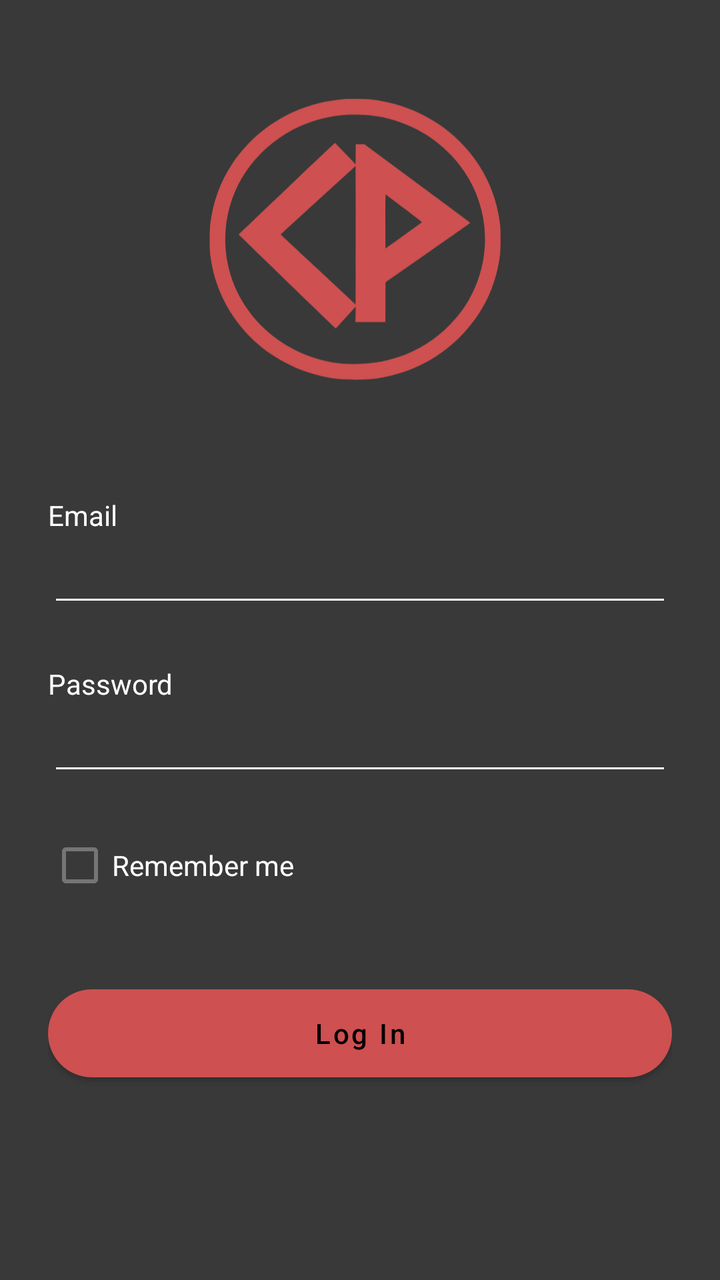
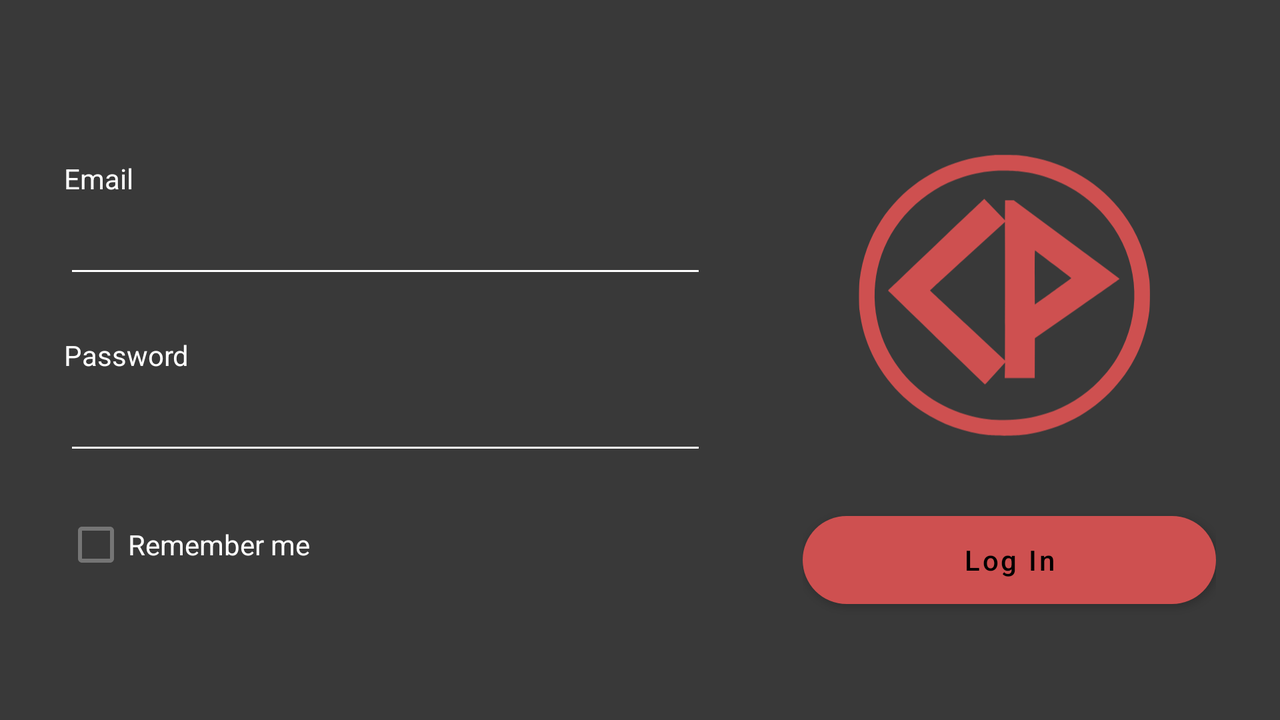

Compare how this app lays out the same screen by default and in its alternative resource folder. The renders come first, then the two layout files and the values they reference.
<!-- AndroidManifest.xml: application theme Theme.Calypso -->
<!-- res/layout/fragment_login.xml -->
<?xml version="1.0" encoding="utf-8"?>
<FrameLayout xmlns:android="http://schemas.android.com/apk/res/android"
    xmlns:app="http://schemas.android.com/apk/res-auto"
    android:layout_width="match_parent"
    android:layout_height="match_parent">

    <ScrollView
        android:fillViewport="true"
        android:background="@color/gray"
        android:padding="24dp"
        android:layout_width="match_parent"
        android:layout_height="match_parent">

        <LinearLayout
            android:orientation="vertical"
            android:layout_width="match_parent"
            android:layout_height="wrap_content">

            <ImageView
                android:id="@+id/imgLogo"
                android:layout_width="200dp"
                android:layout_height="200dp"
                android:contentDescription="@string/calypso_logo"
                android:src="@drawable/logo_calypso"
                android:layout_gravity="center"
                app:tint="@color/calypso_red" />

            
            <TextView
                android:layout_width="wrap_content"
                android:layout_height="wrap_content"
                android:text="Email"
                android:textColor="@android:color/white"
                android:layout_marginTop="24dp" />

            <EditText
                android:id="@+id/etEmail"
                android:layout_width="match_parent"
                android:layout_height="wrap_content"
                android:backgroundTint="@android:color/white"
                android:textColor="@android:color/white"
                android:hint=""
                android:inputType="textEmailAddress" />

            
            <TextView
                android:layout_width="wrap_content"
                android:layout_height="wrap_content"
                android:text="Password"
                android:textColor="@android:color/white"
                android:layout_marginTop="24dp" />

            <LinearLayout
                android:orientation="horizontal"
                android:layout_width="match_parent"
                android:layout_height="wrap_content"
                android:gravity="center_vertical">

                <EditText
                    android:id="@+id/etPassword"
                    android:layout_width="0dp"
                    android:layout_height="wrap_content"
                    android:layout_weight="1"
                    android:backgroundTint="@android:color/white"
                    android:textColor="@android:color/white"
                    android:hint=""
                    android:inputType="textPassword" />

                <ImageButton
                    android:id="@+id/btnTogglePassword"
                    android:layout_width="wrap_content"
                    android:layout_height="wrap_content"
                    android:paddingBottom="20dp"
                    android:src="@drawable/ic_visibility"
                    android:background="?attr/selectableItemBackgroundBorderless"
                    android:contentDescription="Show or hide password"
                    app:tint="@android:color/white" />
            </LinearLayout>

            
            <CheckBox
                android:id="@+id/cbRemember"
                android:layout_width="wrap_content"
                android:layout_height="wrap_content"
                android:text="Remember me"
                android:textColor="@android:color/white"
                android:layout_marginTop="16dp" />

            
            <com.google.android.material.button.MaterialButton
                android:id="@+id/btnLogin"
                style="@style/Widget.MaterialComponents.Button"
                android:layout_width="match_parent"
                android:layout_height="56dp"
                android:layout_marginTop="32dp"
                android:text="Log In"
                android:textAllCaps="false"
                android:textColor="@android:color/black"
                app:backgroundTint="@color/calypso_red"
                app:cornerRadius="28dp" />

        </LinearLayout>
    </ScrollView>

    
    <View
        android:id="@+id/blurOverlay"
        android:layout_width="match_parent"
        android:layout_height="match_parent"
        android:background="@color/gray"
        android:alpha="0.7"
        android:visibility="gone" />

    <ProgressBar
        android:id="@+id/progressOverlay"
        style="@android:style/Widget.Material.ProgressBar.Large"
        android:layout_width="64dp"
        android:layout_height="64dp"
        android:indeterminateTint="@color/calypso_red"
        android:visibility="gone"
        android:layout_gravity="center" />

</FrameLayout>
<!-- resources referenced by this layout -->
<resources>
  <color name="calypso_red">#CE5050</color>
  <color name="gray">#393939</color>
  <!-- drawable logo_calypso: vector/xml drawable (drawable, 2084 chars, omitted) -->
  <string name="calypso_logo">Calypso Logo</string>
  <style name="Theme.Calypso" parent="Theme.MaterialComponents.DayNight.NoActionBar">
          
          <item name="colorPrimary">@color/purple_40</item>
          <item name="colorSecondary">@color/purple_grey_40</item>
          <item name="colorTertiary">@color/pink_40</item>
  
          
          <item name="colorOnPrimary">@color/black</item>
          <item name="colorOnSecondary">@color/black</item>
          <item name="colorOnTertiary">@color/black</item>
  
          
          <item name="colorError">@color/calypso_red</item>
  
          
          <item name="textAppearanceBodyLarge">@style/TextAppearance.Calypso.BodyLarge</item>
      </style>
  <color name="purple_40">#6650A4</color>
  <color name="purple_grey_40">#625B71</color>
  <color name="pink_40">#7D5260</color>
  <color name="black">#121212</color>
  <style name="TextAppearance.Calypso.BodyLarge" parent="TextAppearance.MaterialComponents.Body1">
          <item name="android:fontFamily">sans-serif</item>
          <item name="android:textSize">16sp</item>
          <item name="android:letterSpacing">0</item>
      </style>
</resources>
<!-- res/layout-land/fragment_login.xml (the author's variant of the layout above) -->
<!-- drawn on the phone turned sideways -->
<?xml version="1.0" encoding="utf-8"?>
<FrameLayout xmlns:android="http://schemas.android.com/apk/res/android"
    xmlns:app="http://schemas.android.com/apk/res-auto"
    android:layout_width="match_parent"
    android:layout_height="match_parent">

    <ScrollView
        android:fillViewport="true"
        android:background="@color/gray"
        android:padding="32dp"
        android:layout_width="match_parent"
        android:layout_height="match_parent">

        <LinearLayout
            android:layout_width="match_parent"
            android:layout_height="wrap_content"
            android:orientation="horizontal"
            android:gravity="center_vertical">

            
            <LinearLayout
                android:layout_width="0dp"
                android:layout_height="wrap_content"
                android:layout_weight="1.5"
                android:orientation="vertical"
                android:paddingEnd="24dp">

                
                <TextView
                    android:layout_width="match_parent"
                    android:layout_height="wrap_content"
                    android:text="@string/login_email"
                    android:textColor="@android:color/white"
                    android:layout_marginTop="16dp"
                    android:layout_marginBottom="4dp" />

                <EditText
                    android:id="@+id/etEmail"
                    android:layout_width="match_parent"
                    android:layout_height="wrap_content"
                    android:backgroundTint="@android:color/white"
                    android:textColor="@android:color/white"
                    android:inputType="textEmailAddress" />

                
                <TextView
                    android:layout_width="match_parent"
                    android:layout_height="wrap_content"
                    android:text="@string/login_password"
                    android:textColor="@android:color/white"
                    android:layout_marginTop="24dp"
                    android:layout_marginBottom="4dp" />

                <LinearLayout
                    android:orientation="horizontal"
                    android:layout_width="match_parent"
                    android:layout_height="wrap_content"
                    android:gravity="center_vertical">

                    <EditText
                        android:id="@+id/etPassword"
                        android:layout_width="0dp"
                        android:layout_height="wrap_content"
                        android:layout_weight="1"
                        android:backgroundTint="@android:color/white"
                        android:textColor="@android:color/white"
                        android:inputType="textPassword" />

                    <ImageButton
                        android:id="@+id/btnTogglePassword"
                        android:layout_width="wrap_content"
                        android:layout_height="wrap_content"
                        android:paddingBottom="20dp"
                        android:src="@drawable/ic_visibility"
                        android:background="?attr/selectableItemBackgroundBorderless"
                        android:contentDescription="@string/login_show_or_hide_password"
                        app:tint="@android:color/white" />
                </LinearLayout>

                
                <CheckBox
                    android:id="@+id/cbRemember"
                    android:layout_width="wrap_content"
                    android:layout_height="wrap_content"
                    android:text="@string/login_remember_me"
                    android:textColor="@android:color/white"
                    android:layout_marginTop="16dp" />

            </LinearLayout>

            
            <FrameLayout
                android:layout_width="0dp"
                android:layout_height="match_parent"
                android:layout_weight="1">

                <LinearLayout
                    android:layout_width="match_parent"
                    android:layout_height="wrap_content"
                    android:orientation="vertical"
                    android:layout_gravity="center"
                    android:gravity="center_horizontal"
                    android:paddingStart="24dp">

                    <ImageView
                        android:id="@+id/imgLogo"
                        android:layout_width="200dp"
                        android:layout_height="200dp"
                        android:contentDescription="@string/calypso_logo"
                        android:src="@drawable/logo_calypso"
                        android:layout_gravity="center"
                        app:tint="@color/calypso_red" />

                    <com.google.android.material.button.MaterialButton
                        android:id="@+id/btnLogin"
                        style="@style/Widget.MaterialComponents.Button"
                        android:layout_width="match_parent"
                        android:layout_height="56dp"
                        android:text="@string/login_log_in"
                        android:textAllCaps="false"
                        android:textColor="@android:color/black"
                        app:backgroundTint="@color/calypso_red"
                        app:cornerRadius="28dp"
                        android:layout_gravity="center" />

                </LinearLayout>
            </FrameLayout>
        </LinearLayout>
    </ScrollView>

    
    <View
        android:id="@+id/blurOverlay"
        android:layout_width="match_parent"
        android:layout_height="match_parent"
        android:background="@color/gray"
        android:alpha="0.7"
        android:visibility="gone" />

    <ProgressBar
        android:id="@+id/progressOverlay"
        style="@android:style/Widget.Material.ProgressBar.Large"
        android:layout_width="64dp"
        android:layout_height="64dp"
        android:indeterminateTint="@color/calypso_red"
        android:visibility="gone"
        android:layout_gravity="center" />

</FrameLayout>
<!-- resources referenced by the variant -->
<!-- as the phone turned sideways resolves them -->
<resources>
  <color name="calypso_red">#CE5050</color>
  <color name="gray">#393939</color>
  <!-- drawable logo_calypso: vector/xml drawable (drawable, 2084 chars, omitted) -->
  <string name="calypso_logo">Calypso Logo</string>
  <string name="login_email">Email</string>
  <string name="login_log_in">Log In</string>
  <string name="login_password">Password</string>
  <string name="login_remember_me">Remember me</string>
  <string name="login_show_or_hide_password">Show or hide password</string>
  <style name="Theme.Calypso" parent="Theme.MaterialComponents.DayNight.NoActionBar">
          
          <item name="colorPrimary">@color/purple_40</item>
          <item name="colorSecondary">@color/purple_grey_40</item>
          <item name="colorTertiary">@color/pink_40</item>
  
          
          <item name="colorOnPrimary">@color/black</item>
          <item name="colorOnSecondary">@color/black</item>
          <item name="colorOnTertiary">@color/black</item>
  
          
          <item name="colorError">@color/calypso_red</item>
  
          
          <item name="textAppearanceBodyLarge">@style/TextAppearance.Calypso.BodyLarge</item>
      </style>
  <color name="purple_40">#6650A4</color>
  <color name="purple_grey_40">#625B71</color>
  <color name="pink_40">#7D5260</color>
  <color name="black">#121212</color>
  <style name="TextAppearance.Calypso.BodyLarge" parent="TextAppearance.MaterialComponents.Body1">
          <item name="android:fontFamily">sans-serif</item>
          <item name="android:textSize">16sp</item>
          <item name="android:letterSpacing">0</item>
      </style>
</resources>
